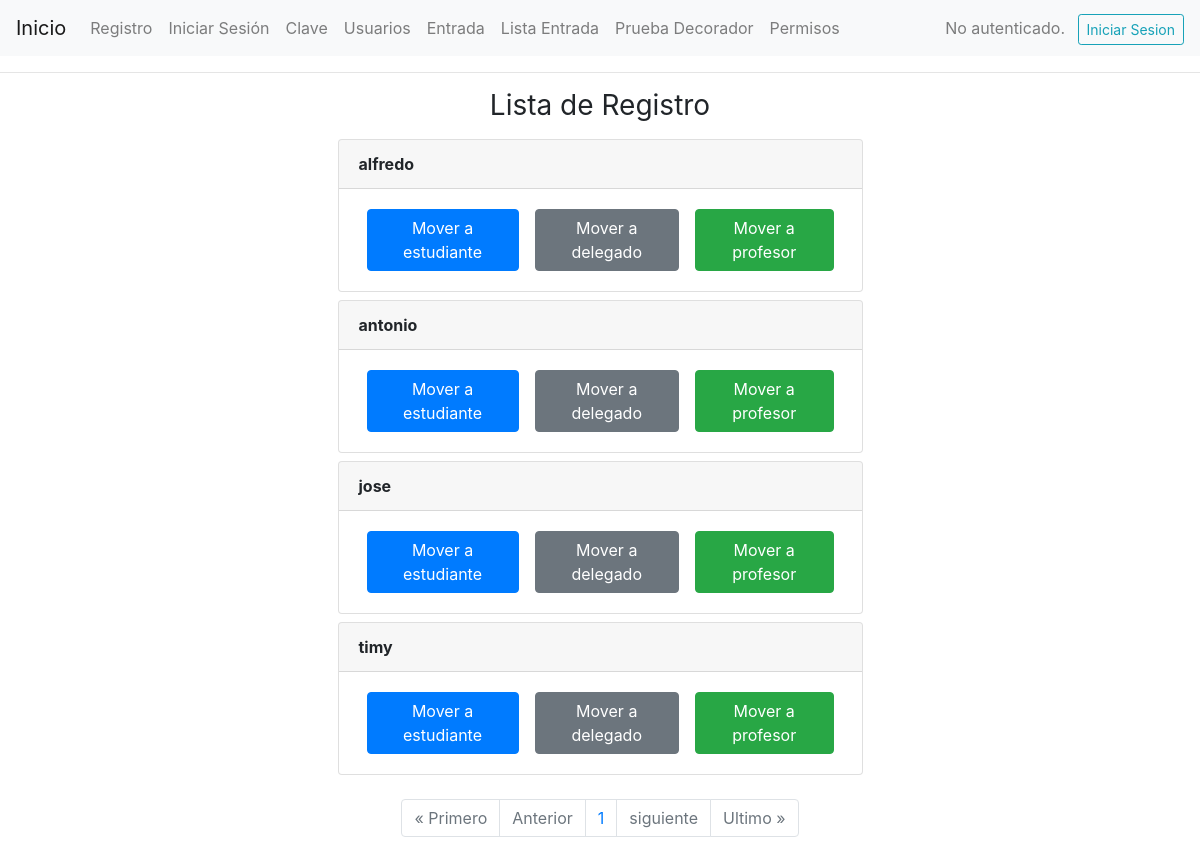
The page /modificar_permisos/ on the database as committed earlier.
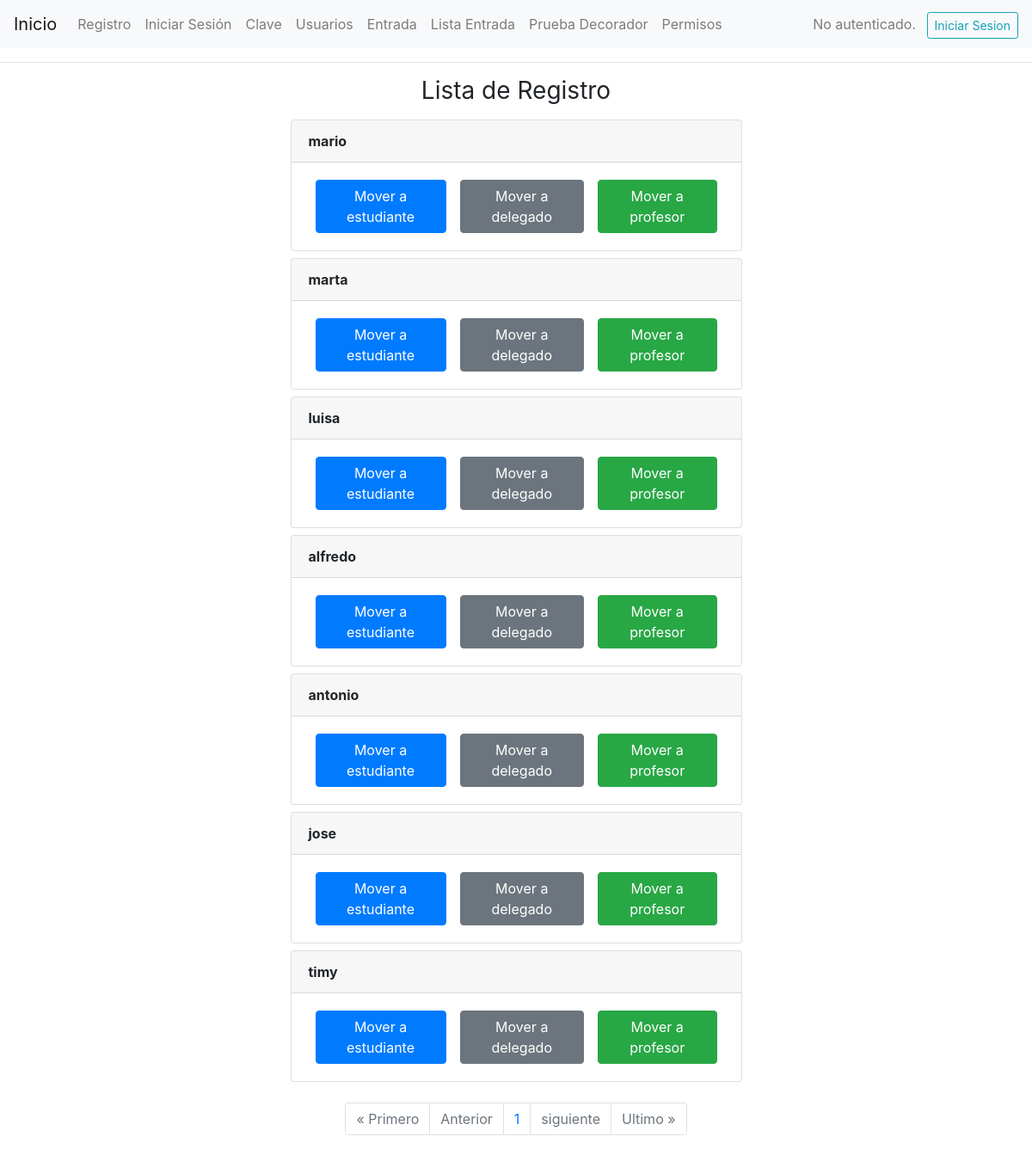
The same page on the database as committed later.
### login/models.py (models this page shows, shortened)
class Verificacion(models.Model):
    usuario = models.OneToOneField(User, on_delete=models.CASCADE)
    nombre_completo = models.CharField(max_length=100)
    email = models.EmailField(max_length=100)
    telefono = models.CharField(max_length=10) # por que un numero tiene solo 10 digitos
    programa_academico = models.CharField(max_length=255)
    contrasena = models.CharField(max_length=6, unique=True, validators=[MinLengthValidator(6)])
    rfid = models.CharField(max_length=50, null=True, blank=True)
    lab_vision = models.BooleanField(default=False)
    lab_robotica = models.BooleanField(default=False)

### login/views.py (the view, shortened to what this page needs)
# urls.py: path('modificar_permisos/', views.permisos_usuarios, name='modificar_permisos'),
def permisos_usuarios(request):
    registros = Verificacion.objects.all()
    paginacion = Paginator(Verificacion.objects.all().order_by('-id'), 10)
    page = request.GET.get('page')
    registro_acceso = paginacion.get_page(page)
    num_paginas = registro_acceso.paginator.page_range
    parametros = {'registros':registros,
                    'paginacion':registro_acceso,
                    'num_paginas':num_paginas}
    return render(request, 'pagina/modificar_permisos.html', parametros)

### login/templates/pagina/modificar_permisos.html (shortened to what this page needs)
{% extends 'main/prueba.html' %}
{% block content %}
<main class='container'>
    <div class='row'>
        <div class='col-md-6 offset-md-3'>
            <h1 class="h3 mb-3 font-weight-normal text-center">Lista de Registro</h1>
            {% for registro in paginacion %}
            {% if not registro.usuario.groups.first.name == 'profesor' %}
            <div class='card mt-2'>
                <div class='card-header'>
                    <strong>
                        {{ registro.nombre_completo }}
                    </strong>
                </div>
                <div class='card-body d-flex flex-row justify-content-between'>
                    <div class='d-flex flex-row'>
                        <form method='POST'>
                            <button class='btn btn-primary mx-2' name='estudiante' value='{{registro.usuario.id}}'>Mover a estudiante</button>
                        </form>
                        <form method='POST'>
                            <button class='btn btn-secondary mx-2' name='delegado' value='{{registro.usuario.id}}'>Mover a delegado</button>
                        </form>
                        <form method='POST'>
                            <button class='btn btn-success mx-2' name='profesor' value='{{registro.usuario.id}}'>Mover a profesor</button>
                        </form>
                    </div>
                </div>
            </div>
            {% endif %}
            {% endfor %}
            <br>
                <nav aria-label="Page navigation example" class="d-flex justify-content-center">
                        <ul class="pagination">
                        {% if paginacion.has_previous %}
                            <li class="page-item"><a class="page-link" href="?page=1">&laquo Primero</a></li>
                            <li class="page-item"><a class="page-link" href="?page={{ paginacion.previous_page_number }}">Anterior</a></li>
                            {% else %}
                            <li class="page-item disabled"><a class="page-link" href="#">&laquo Primero</a></li>
                            <li class="page-item disabled"><a class="page-link" href="#">Anterior</a></li>
                        {% endif %}
                        {% for numero in num_paginas %}
                        <li class="page-item"><a class="page-link" href='?page={{numero}}'>{{numero}}</a></li>
                        {% endfor %}
                        {% if paginacion.has_next %}
                            <li class="page-item"><a class="page-link" href="?page={{paginacion.next_page_number}}">siguiente</a></li>
                            <li class="page-item"><a class="page-link" href="?page={{ paginacion.paginator.num_pages }}">Ultimo &raquo</a></li>
                            {% else %}
                            <li class="page-item disabled"><a class="page-link" href="#">siguiente</a></li>
                            <li class="page-item disabled"><a class="page-link" href="#">Ultimo &raquo</a></li>
                        {% endif %}
                    </ul>
                </nav>
        </div>
    </div>
</main>
{% endblock %}

### login/templates/main/prueba.html (shortened to what this page needs)
<!DOCTYPE html>
<html lang="es">
<head>
    <link rel="stylesheet" href="https://stackpath.bootstrapcdn.com/bootstrap/4.4.1/css/bootstrap.min.css"
>
</head>
<body>
    <nav class="navbar navbar-expand-lg navbar-light bg-light">
        <a class="navbar-brand" href="{% url 'inicio' %}">Inicio</a>
        <div class="collapse navbar-collapse" id="navbarNav">
            <ul class="navbar-nav">
                <li class="nav-item">
                    <a class="nav-link" href="{% url 'registro' %}">Registro</a>
                </li>
                <li class="nav-item">
                    <a class="nav-link" href="{% url 'iniciar_sesion' %}">Iniciar Sesión</a>
                </li>
                <li class="nav-item">
                    <a class="nav-link" href="{% url 'clave_puerta' %}">Clave</a>
                </li>
                <li class="nav-item">
                    <a class="nav-link" href="{% url 'lista_puerta' %}">Usuarios</a>
                </li>
                <li class="nav-item">
                    <a class="nav-link" href="{% url 'verificacion_clave' %}">Entrada</a>
                </li>
                <li class="nav-item">
                    <a class="nav-link" href="{% url 'verificacion' %}">Lista Entrada</a>
                </li>
                <li class="nav-item">
                    <a class="nav-link" href="{% url 'prueba' %}">Prueba Decorador</a>
                </li>
                <li class="nav-item">
                    <a class="nav-link" href="{% url 'modificar_permisos' %}">Permisos</a>
                </li>
            </ul>
            {% if user.is_authenticated %}
            <div class="ml-auto">
                <span class="navbar-text">
                    ¡Hola, <strong>{{ user.username }}</strong>!
                </span>
                <a href="{% url 'cerrar_sesion' %}" class="btn btn-outline-danger btn-sm ml-2">Cerrar Sesión</a>
                {% if user.verificacion %}
                <a href="{% url 'actualizar_datos' %}" class="btn btn-outline-primary btn-sm ml-2">Actualizar Datos</a>
                {% else %}
                <a href="{% url 'clave_puerta' %}" class="btn btn-outline-success btn-sm ml-2">Crea tu Clave</a>
                {% endif %}
            </div>
            {% else %}
            <div class="ml-auto">
                <span class="navbar-text">
                    No autenticado.
                </span>
                <a href="{% url 'iniciar_sesion' %}" class="btn btn-outline-info btn-sm ml-2">Iniciar Sesion</a>
            </div>
            {% endif %}
        </div>
    </nav>
    <hr>
    <div class="container mt-3">
        {% block content %}
        {% endblock %}
    </div>
</body>
</html>

Rows that differ between the two databases and show on the page:
added Verificacion: nombre_completo "mario", {{ registro.usuario.id }} 10 (drawn)
added Verificacion: nombre_completo "marta", {{ registro.usuario.id }} 8 (drawn)
added Verificacion: nombre_completo "luisa", {{ registro.usuario.id }} 7 (drawn)
